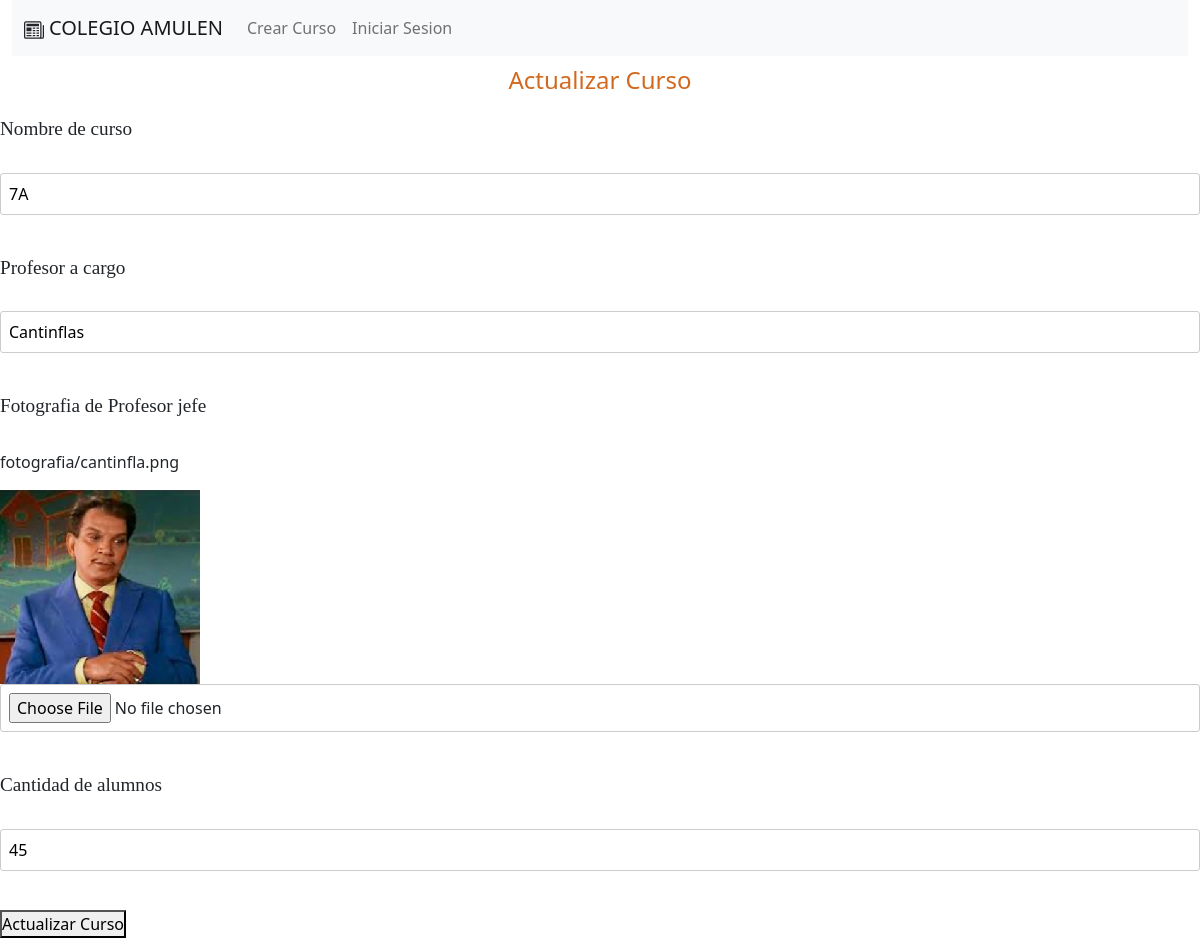
/actualizarProducto/43, run on the app's committed database.
### app/models.py (models this page shows)
class fotografia(models.Model):
    nombre=models.CharField(max_length=40)
    descripcion=models.CharField(max_length=40)
    archivo_fotografia=models.ImageField(upload_to='fotografia', null=True)
    Cantidad_alumno=models.IntegerField(null=True)

### app/views.py (the view)
# urls.py: path('actualizarProducto/<int:id>', actualizarProducto, name='actualizarProducto'),
def actualizarProducto(request, id):
    foto=fotografia.objects.get(id=id)
    return render(request, 'app/actualizarProducto.html', {'foto':foto})

### app/templates/app/actualizarProducto.html (shortened to what this page needs)
{% extends 'app/base.html' %}
{% load static %}
{% block contenido %}
<div class="container2">
    <h1>Actualizar Curso</h1>
    <form action="{% url 'actualizarrec' foto.id %}" method="post" enctype="multipart/form-data">
        <label for="">Nombre de curso</label><br><br>
        <input type="text" name="nombre" value="{{foto.nombre}}"><br><br>
        <label for="">Profesor a cargo</label><br><br>
        <input type="text" name="descripcion" value="{{foto.descripcion}}"><br><br>
        <label for="">Fotografia de Profesor jefe</label><br><br>
        {% if foto.archivo_fotografia %}
             <p>{{ foto.archivo_fotografia.name }}</p>
             <img src="{{ foto.archivo_fotografia.url }}" alt="Foto actual">
        {% endif %}
        <input type="file" name="archivo_fotografia"><br><br>
        <label for="">Cantidad de alumnos</label><br><br>
        <input type="number" name="Cantidad_alumno" value="{{foto.Cantidad_alumno}}"><br><br>
        <button type="submit" id="new1">Actualizar Curso</button>
    </form>
</div>
{% endblock %}

### app/static/app/css/estilosApi.css (style rules this page uses)
h1 { font-size: 100px; text-align: center; padding: 5px; text-decoration: underline; font-family: Georgia, 'Times New Roman', Times, serif; color: indianred; }

### app/static/app/css/estilosFormulario.css (style rules this page uses)
* { margin: 0; padding: 0; box-sizing: border-box; }
h1 { text-align: center; text-decoration: double; text-shadow: 5%; color: chocolate; font-size: 60px; font-family: 'Segoe UI', Tahoma, Geneva, Verdana, sans-serif; padding: 10px; }
form label { font-size: 1.2rem; margin-bottom: 5px; font-family: Cambria, Cochin, Georgia, Times, 'Times New Roman', serif; }
form input { padding: 8px; border: 1px solid #ccc; border-radius: 3px; margin-bottom: 15px; width: 100%; }

### app/static/app/css/style.css (style rules this page uses)
h1 { font-size: 24px; margin-bottom: 10px; }

### data on the page
fotografia: nombre "7A", descripcion "Cantinflas", archivo_fotografia.name "fotografia/cantinfla.png", archivo_fotografia (picture), Cantidad_alumno "45"
